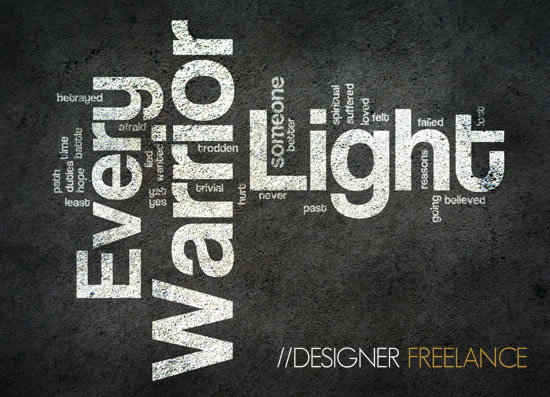
#> input picture sample.jpg, 550 x 397 px
$ python ocr_test.py
#> lines starting #> are read from the running program, lines starting #| are printed output that depends on the picture
import cv2
import pytesseract


image = cv2.imread(
    "sample.jpg"
)
#> image is the input picture: shape (397, 550, 3); mean B, G, R 73.4, 76.4, 74.7

if image is None:

    print(
        "❌ sample.jpg not found"
    )

    exit()


gray = cv2.cvtColor(
    image,
    cv2.COLOR_BGR2GRAY
)

gray = cv2.resize(
    gray,
    None,
    fx=3,
    fy=3
)
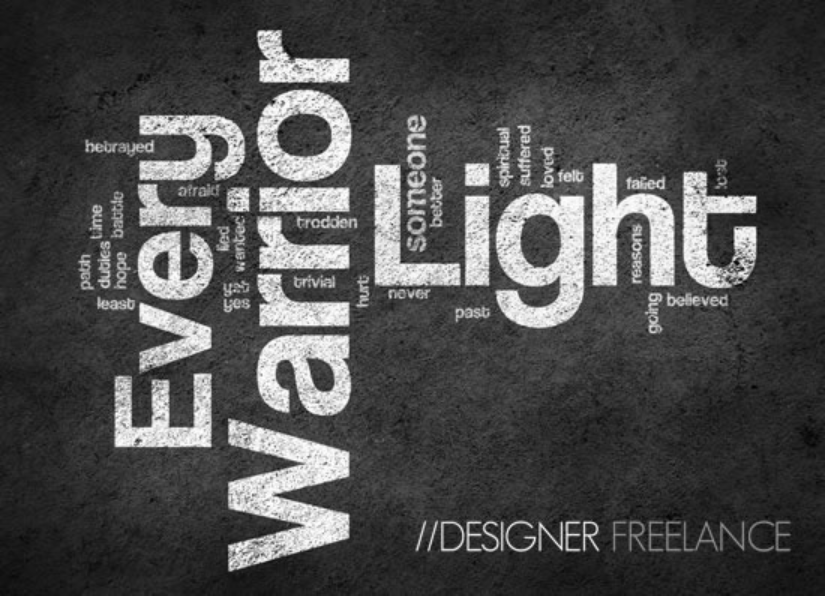
#> gray: shape (1191, 1650) (shown at 1/2 size); min 1, max 255, mean 75.5

#> (the run stopped early here; a loop or call above may not have finished)
